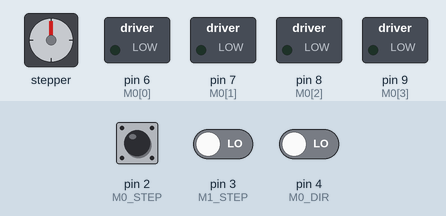
A sketch run on a simulated Arduino Uno, built with avr-gcc and run on an emulated ATmega328P. On the bench: stepper motor, switched loads named in the sketch (green lamp = pin HIGH). Wiring (inferred from the names in the program): stepper motor (2048 steps per turn assumed): coils pin 10, pin 12, pin 11, pin 13. Inputs (shaded band) come from the test bench; at power-on: pin 2 (M0_STEP) LOW, pin 3 (M1_STEP) LOW, pin 4 (M0_DIR) LOW.

Above: at 1.2 s.
1.3 s: pin 2 (M0_STEP) driven HIGH
At 2.2 s:
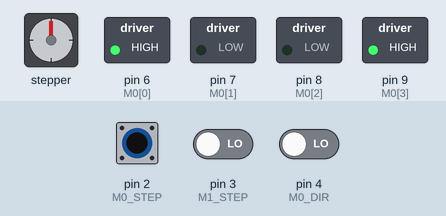
7.3 s: pin 2 (M0_STEP) pulsed LOW 2 times (0.12 s each, 0.3 s apart)
At 7.57 s:
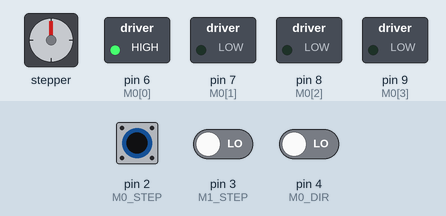
At 9.0 s:
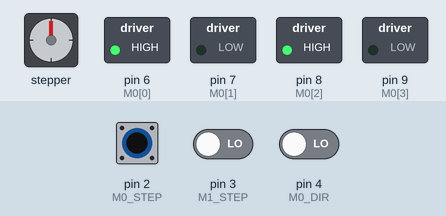
Timing chart, 0 to 11.2 s (numbered marks = the images above; inputs shaded):
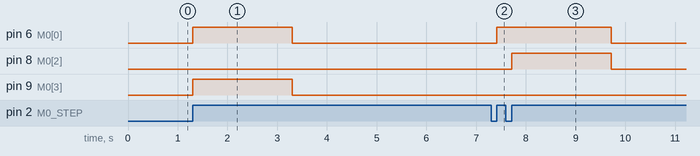

Measured:
- after the input at 1.3 s, pin 6 (M0[0]), pin 9 (M0[3]): LOW → HIGH at once, → LOW 2.0 s later
- after the input at 7.3 s, pin 6 (M0[0]): LOW → HIGH after 0.12 s, → LOW 2.3 s later; pin 8 (M0[2]): LOW → HIGH after 0.42 s, → LOW 2.0 s later

The sketch:

SoftwareStepDirUnipolarDriver.ino
```cpp
/*
  Arduino-based step/dir driver for unipolar motors connected via ULN2003.

  Only 2 axis supported at the moment.

  I don't have special motor drivers, only my own DIY ULN2003 based.
  To use my motors with "standart" cnc controllers I had to make step/dir driver out of Arduino
  and put it in-between controller (Arduino with GRBL for example) and my ULN2003 driver.

  This step/dir driver written in 30 mins, there was no intention to make optimized code.

 |----------------|          |------------ | -- coil 1 ->  |-------------| ->
 | CNC Controller | --step-> | This driver | -- coil 2 ->  | ULN2003/2803| ->  Unipolar motor
 | (GRBL or any)  | --dir -> | @Arduino Uno| -- coil 3 ->  | or other    | ->
 |----------------|          |-------------| -- coil 4 ->  |-------------| ->

  Input: step and dir signals
  Output: motor coil steps

  Motor enable not supported yet.
  Motors shut down after 2000 ms of inactivity.

  TODO:
    - motor enable pin (make it simple, one pin for all motors)
    - pwm to hold motors in plase instead of shutdown (PWM for common VCC pin)
    - microstepping with full PWM for coils. Only via software PWM

  Author: Anton Viktorov, latonita@yandex.ru

*/

// input pins
#define M0_STEP 2  // uno has pins 2&3 available for interrupt
#define M1_STEP 3  // uno has pins 2&3 available for interrupt
#define M0_DIR  4
#define M1_DIR  5

//#define M_ENABLE xxx // active = low

// output pins
unsigned char M0[] = {6,7,8,9};
unsigned char M1[] = {10,11,12,13};

#define SHUTDOWN_TIME 2000 //ms to shutdown motor

#define NUM_STEPS 8
#define steps halfSteps

////simple. not for real use. not tested.
//unsigned char basicSteps[4][4] = {
//{HIGH, LOW, LOW, LOW},
//{LOW,  LOW, HIGH, LOW},
//{LOW, HIGH, LOW, LOW},
//{LOW,  LOW, LOW, HIGH}
//};


//// full 2-2. not tested, might need to switch second and third position in each line
//unsigned char fullSteps[4][4] = {
//{HIGH,  LOW, HIGH,  LOW},
//{HIGH,  LOW,  LOW, HIGH},
//{ LOW, HIGH,  LOW, HIGH},
//{ LOW, HIGH, HIGH,  LOW}
//};

// half-steps
unsigned char halfSteps[8][4] ={
{ LOW,  LOW,  LOW, HIGH},
{ LOW, HIGH,  LOW, HIGH},
{ LOW, HIGH,  LOW,  LOW},
{ LOW, HIGH, HIGH,  LOW},
{ LOW,  LOW, HIGH,  LOW},
{HIGH,  LOW, HIGH,  LOW},
{HIGH,  LOW,  LOW,  LOW},
{HIGH,  LOW,  LOW, HIGH}
};

unsigned char dead[4] = {LOW, LOW, LOW, LOW};

void setup() {
  pinMode(M0_STEP,INPUT);
  pinMode(M1_STEP,INPUT);
  pinMode(M0_DIR,INPUT);
  pinMode(M1_DIR,INPUT);
//  pinMode(M_ENABLE,INPUT);

  pinMode(M0[0],OUTPUT);
  pinMode(M0[1],OUTPUT);
  pinMode(M0[2],OUTPUT);
  pinMode(M0[3],OUTPUT);

  pinMode(M1[0],OUTPUT);
  pinMode(M1[1],OUTPUT);
  pinMode(M1[2],OUTPUT);
  pinMode(M1[3],OUTPUT);

  setCoils(M0,dead);
  setCoils(M1,dead);

  attachInterrupt(digitalPinToInterrupt(M0_STEP),ISR0,RISING);
  attachInterrupt(digitalPinToInterrupt(M1_STEP),ISR1,RISING);
}

unsigned char m0_step = 0;
volatile long m0_lastrun = 0;

unsigned char m1_step = 0;
volatile long m1_lastrun = 0;

//unsigned char stepMade = 0;

void ISR0(){
//    if (digitalRead(M_ENABLE) == HIGH)
//      return;

    if (digitalRead(M0_DIR) == HIGH) {
      m0_step = ++m0_step % NUM_STEPS;
    } else {
      m0_step = --m0_step % NUM_STEPS;
    }
    setCoils(M0,steps[m0_step]);
    m0_lastrun = millis();
}

void ISR1(){
//    if (digitalRead(M_ENABLE) == HIGH)
//      return;

    if (digitalRead(M1_DIR) == HIGH) {
      m1_step = ++m1_step % NUM_STEPS;
    } else {
      m1_step = --m1_step % NUM_STEPS;
    }
    setCoils(M1,steps[m1_step]);
    m1_lastrun = millis();
}

void loop() {
  if (millis() > m0_lastrun + SHUTDOWN_TIME) {
    setCoils(M0,dead);
  }
  if (millis() > m1_lastrun + SHUTDOWN_TIME) {
    setCoils(M1,dead);
  }
}


void setCoils(unsigned char* m, unsigned char* phase) {
  digitalWrite(m[0],phase[0]);
  digitalWrite(m[1],phase[1]);
  digitalWrite(m[2],phase[2]);
  digitalWrite(m[3],phase[3]);
}
```
